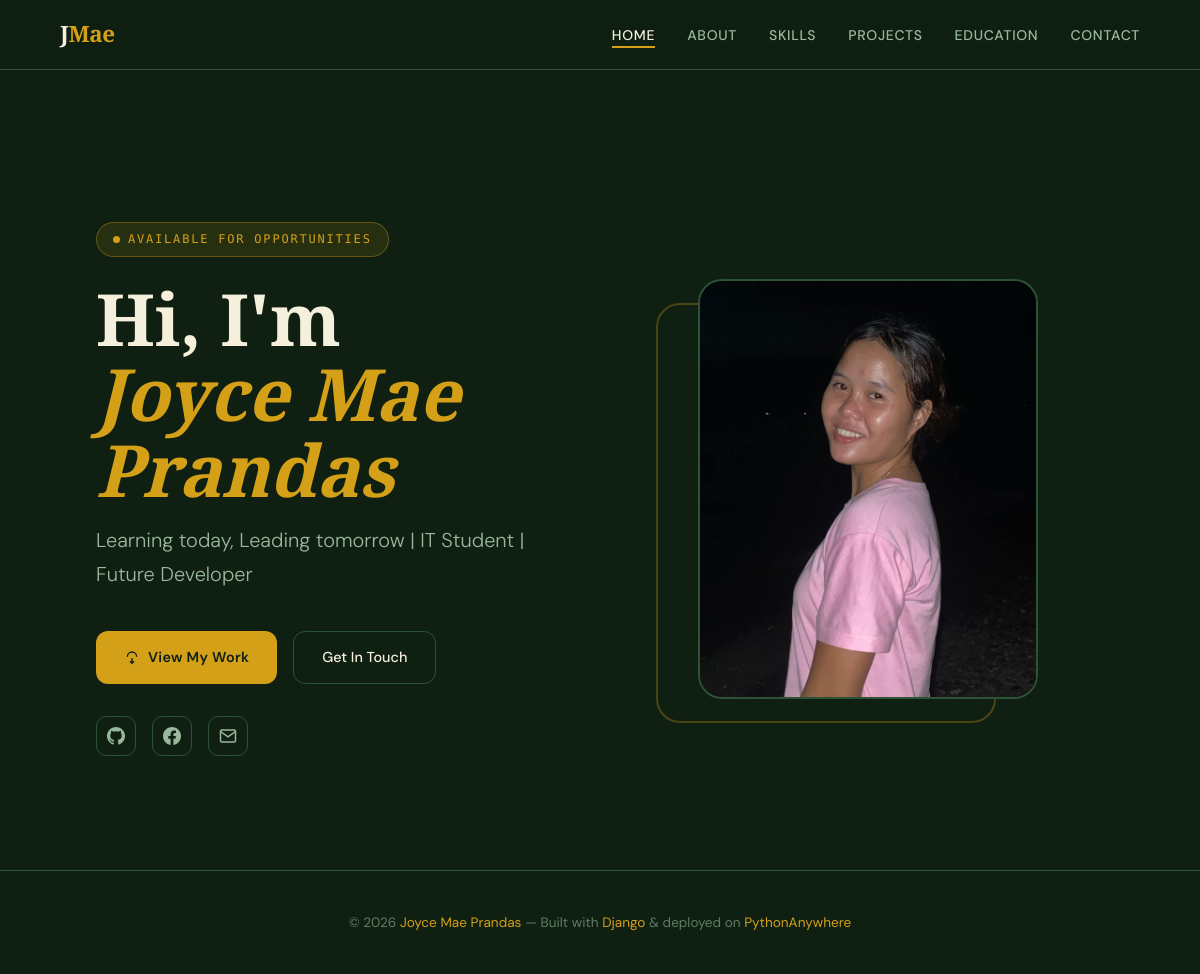
The page / on the database its author committed.
### joyce_app/models.py (models this page shows, shortened)
class Profile(models.Model):
    name = models.CharField(max_length=100)
    tagline = models.CharField(max_length=200)
    bio = models.TextField()
    career_interests = models.TextField()
    profile_photo = models.ImageField(upload_to='profile/', blank=True, null=True)
    email = models.EmailField()
    github = models.URLField(blank=True)
    linkedin = models.URLField(blank=True)
    facebook = models.URLField(blank=True)
    twitter = models.URLField(blank=True)
    class Meta:
        verbose_name = 'Profile'

### joyce_app/views.py (the view)
# urls.py: path('', views.home, name='home'),
def home(request):
    profile = get_profile()
    featured_projects = Project.objects.filter(featured=True)[:3]
    context = {
        'profile': profile,
        'featured_projects': featured_projects,
        'active': 'home',
    }
    return render(request, 'joyce_app/home.html', context)

### joyce_app/views.py (called while the page is built)
def get_profile():
    return Profile.objects.first()

### joyce_app/templates/joyce_app/home.html (shortened to what this page needs)
{% extends 'joyce_app/base.html' %}
{% load static %}
{% block content %}
<section class="hero" aria-label="Introduction">
  <div class="hero-text">
    <div class="hero-badge">Available for Opportunities</div>
    <h1 class="hero-name">
      Hi, I'm<br>
      <em>{{ profile.name }}</em>
    </h1>
    <p class="hero-tagline">{{ profile.tagline }}</p>
    <div class="hero-actions">
      <a href="{% url 'projects' %}" class="btn-primary">
        <svg width="16" height="16" fill="none" stroke="currentColor" stroke-width="2" viewBox="0 0 24 24"><path d="M9 17l3 3 3-3M12 12V20M5 10a7 7 0 0114 0"/></svg>
        View My Work
      </a>
      <a href="{% url 'contact' %}" class="btn-outline">
        Get In Touch
      </a>
    </div>
    <div class="hero-social">
      {% if profile.github %}
      <a href="{{ profile.github }}" target="_blank" rel="noopener" aria-label="GitHub">
      </a>
      {% endif %}
      {% if profile.facebook %}
      <a href="{{ profile.facebook }}" target="_blank" rel="noopener" aria-label="Facebook">
      </a>
      {% endif %}
      <a href="mailto:{{ profile.email }}" aria-label="Email">
        <svg width="18" height="18" fill="none" stroke="currentColor" stroke-width="2" viewBox="0 0 24 24"><path d="M4 4h16c1.1 0 2 .9 2 2v12c0 1.1-.9 2-2 2H4c-1.1 0-2-.9-2-2V6c0-1.1.9-2 2-2z"/><polyline points="22,6 12,13 2,6"/></svg>
      </a>
    </div>
  </div>
  <div class="hero-image-wrap">
    {% if profile.profile_photo %}
      <img src="{{ profile.profile_photo.url }}" alt="{{ profile.name }}" class="hero-photo" />
    {% else %}
      <div class="hero-photo-placeholder">
        <svg width="48" height="48" fill="none" stroke="currentColor" stroke-width="1.5" viewBox="0 0 24 24"><path d="M20 21v-2a4 4 0 00-4-4H8a4 4 0 00-4 4v2"/><circle cx="12" cy="7" r="4"/></svg>
        <span>Upload a photo in Admin</span>
      </div>
    {% endif %}
  </div>
</section>
{% endblock %}

### joyce_app/templates/joyce_app/base.html (shortened to what this page needs)
{% load static %}
<!DOCTYPE html>
<html lang="en">
<head>
  <link rel="stylesheet" href="{% static '/css/style.css' %}" />
</head>
<body>
  <nav class="navbar" role="navigation" aria-label="Main navigation">
    <a href="{% url 'home' %}" class="nav-logo">
      {% if profile %}{{ profile.name|slice:":1" }}<span>Mae</span>{% else %}P<span>.</span>{% endif %}
    </a>
    <ul class="nav-links" id="nav-links">
      <li><a href="{% url 'home' %}"       {% if active == 'home'      %}class="active"{% endif %}>Home</a></li>
      <li><a href="{% url 'about' %}"      {% if active == 'about'     %}class="active"{% endif %}>About</a></li>
      <li><a href="{% url 'skills' %}"     {% if active == 'skills'    %}class="active"{% endif %}>Skills</a></li>
      <li><a href="{% url 'projects' %}"   {% if active == 'projects'  %}class="active"{% endif %}>Projects</a></li>
      <li><a href="{% url 'education' %}"  {% if active == 'education' %}class="active"{% endif %}>Education</a></li>
      <li><a href="{% url 'contact' %}"    {% if active == 'contact'   %}class="active"{% endif %}>Contact</a></li>
    </ul>
  </nav>
  <main class="page-content">
    {% block content %}{% endblock %}
  </main>
  <footer>
    <p>
      &copy; {% now "Y" %}
      {% if profile %}<a href="{% url 'home' %}">{{ profile.name }}</a>{% else %}My Portfolio{% endif %}
      &mdash; Built with <a href="https://www.djangoproject.com/" target="_blank" rel="noopener">Django</a>
      &amp; deployed on <a href="https://www.pythonanywhere.com/" target="_blank" rel="noopener">PythonAnywhere</a>
    </p>
  </footer>
</body>
</html>

### static/css/style.css (style rules this page uses)
:root { --bg: #0f1f12; --surface: #162b1a; --surface-2: #1e3823; --border: #2d5235; --accent: #d4a017; --accent-2: #4ade80; --text-primary: #f5f0dc; --text-secondary: #9ab89e; --text-muted: #5e7d63; --nav-height: 70px; --radius: 12px; --transition: 0.3s cubic-bezier(0.4, 0, 0.2, 1); }
*, *::before, *::after { box-sizing: border-box; margin: 0; padding: 0; }
html { scroll-behavior: smooth; font-size: 16px; }
body { font-family: 'DM Sans', sans-serif; background: var(--bg); color: var(--text-primary); line-height: 1.7; overflow-x: hidden; }
h1, h2, h3, h4 { font-family: 'Playfair Display', serif; line-height: 1.2; }
a { color: inherit; text-decoration: none; transition: color var(--transition); }
img { max-width: 100%; height: auto; display: block; }
.navbar { position: fixed; top: 0; left: 0; right: 0; height: var(--nav-height); background: rgba(15, 31, 18, 0.88); backdrop-filter: blur(20px); border-bottom: 1px solid var(--border); display: flex; align-items: center; justify-content: space-between; padding: 0 clamp(1.5rem, 5vw, 4rem); z-index: 1000; }
.nav-logo { font-family: 'Playfair Display', serif; font-size: 1.4rem; font-weight: 900; letter-spacing: -0.02em; }
.nav-logo span { color: var(--accent); }
.nav-links { display: flex; gap: 2rem; list-style: none; align-items: center; }
.nav-links a { font-size: 0.875rem; font-weight: 500; color: var(--text-secondary); letter-spacing: 0.05em; text-transform: uppercase; position: relative; padding-bottom: 4px; }
.nav-links a::after { content: ''; position: absolute; bottom: 0; left: 0; width: 0; height: 2px; background: var(--accent); transition: width var(--transition); }
.nav-links a:hover, .nav-links a.active { color: var(--text-primary); }
.nav-links a:hover::after, .nav-links a.active::after { width: 100%; }
.page-content { padding-top: var(--nav-height); }
.hero { min-height: 100vh; display: grid; grid-template-columns: 1fr 1fr; align-items: center; gap: 4rem; padding: calc(var(--nav-height) + 4rem) clamp(1.5rem, 8vw, 10rem) 6rem; max-width: 1200px; margin: 0 auto; padding-top: calc(var(--nav-height) + 4rem); }
.hero-badge { display: inline-flex; align-items: center; gap: 8px; background: rgba(212, 160, 23, 0.12); border: 1px solid rgba(212, 160, 23, 0.35); color: var(--accent); font-family: 'DM Mono', monospace; font-size: 0.75rem; letter-spacing: 0.15em; text-transform: uppercase; padding: 6px 16px; border-radius: 100px; margin-bottom: 1.5rem; }
.hero-badge::before { content: ''; width: 7px; height: 7px; background: var(--accent); border-radius: 50%; animation: pulse 2s infinite; }
.hero-name { font-size: clamp(2.8rem, 6vw, 5rem); font-weight: 900; line-height: 1.05; margin-bottom: 1rem; }
.hero-name em { font-style: italic; color: var(--accent); }
.hero-tagline { font-size: clamp(1rem, 2vw, 1.25rem); color: var(--text-secondary); margin-bottom: 2.5rem; max-width: 480px; font-weight: 300; }
.hero-actions { display: flex; gap: 1rem; flex-wrap: wrap; }
.btn-primary { display: inline-flex; align-items: center; gap: 8px; background: var(--accent); color: #0f1f12; font-weight: 600; font-size: 0.9rem; padding: 14px 28px; border-radius: var(--radius); border: none; cursor: pointer; transition: var(--transition); letter-spacing: 0.02em; }
.btn-outline { display: inline-flex; align-items: center; gap: 8px; background: transparent; color: var(--text-primary); font-weight: 500; font-size: 0.9rem; padding: 13px 28px; border-radius: var(--radius); border: 1px solid var(--border); cursor: pointer; transition: var(--transition); }
.hero-image-wrap { position: relative; display: flex; justify-content: center; }
.hero-photo { width: 340px; height: 420px; border-radius: 24px; object-fit: cover; border: 2px solid var(--border); position: relative; z-index: 1; }
.hero-social { display: flex; gap: 1rem; margin-top: 2rem; }
.hero-social a { width: 40px; height: 40px; border-radius: 10px; border: 1px solid var(--border); display: flex; align-items: center; justify-content: center; color: var(--text-secondary); transition: var(--transition); }
footer { border-top: 1px solid var(--border); padding: 2.5rem clamp(1.5rem, 8vw, 10rem); text-align: center; color: var(--text-muted); font-size: 0.85rem; }
footer a { color: var(--accent); }

### rows shown on the page
Profile: name "J", name "Joyce Mae Prandas", tagline "Learning today, Leading tomorrow | IT Student | Future Developer", profile_photo (placeholder picture)
